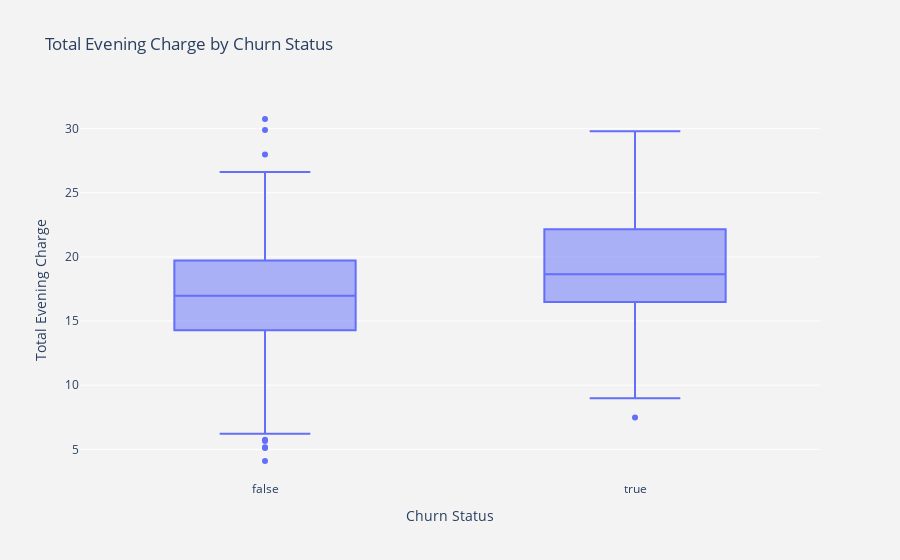

The code cell stored with this chart in its notebook:
### Code cell
def plot_boxplot_eve_charge(df):
    """
    Create a boxplot using Plotly for the 'Total Evening Charge' feature by 'Churn' status.

    Parameters:
    df (DataFrame): Input DataFrame containing the data to plot, which must include 'Total eve charge'
                    and 'Churn' columns.

    Returns:
    None
    """

    fig = px.box(df, x='Churn', y='Total eve charge', title="Total Evening Charge by Churn Status",
                 labels={"Churn": "Churn Status", "Total eve charge": "Total Evening Charge"},
                 category_orders={"Churn": ["False", "True"]})

    fig.update_layout(plot_bgcolor='rgb(243,243,243)', paper_bgcolor='rgb(243,243,243)')

    fig.show()

plot_boxplot_eve_charge(df)

### Figure 1 — Plotly figure (JSON) as saved in the notebook; plotly's stock layout.template omitted (floating-point values rounded to 4 significant figures; data arrays with more than 128 entries replaced by an {"elided": "..."} marker saying what was removed)
{"data": [{"alignmentgroup": "True", "hovertemplate": "Churn Status=%{x}<br>Total Evening Charge=%{y}<extra></extra>", "legendgroup": "", "marker": {"color": "#636efa"}, "name": "", "notched": false, "offsetgroup": "", "orientation": "v", "showlegend": false, "x": {"elided": "667 bool values"}, "x0": " ", "xaxis": "x", "y": {"elided": "667 float values"}, "y0": " ", "yaxis": "y", "type": "box"}], "layout": {"xaxis": {"anchor": "y", "domain": [0, 1], "title": {"text": "Churn Status"}, "categoryorder": "array", "categoryarray": ["False", "True"], "type": "category", "range": [1.5, 3.5], "autorange": true}, "yaxis": {"anchor": "x", "domain": [0, 1], "title": {"text": "Total Evening Charge"}, "type": "linear", "range": [2.609, 32.23], "autorange": true}, "legend": {"tracegroupgap": 0}, "title": {"text": "Total Evening Charge by Churn Status"}, "boxmode": "group", "plot_bgcolor": "rgb(243,243,243)", "paper_bgcolor": "rgb(243,243,243)", "autosize": true}}
